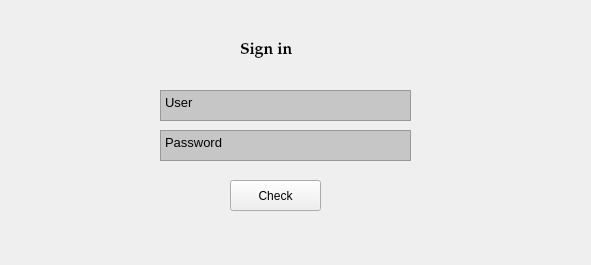
<?xml version="1.0" encoding="UTF-8"?>
<ui version="4.0">
 <class>MainWindow</class>
 <widget class="QMainWindow" name="MainWindow">
  <property name="geometry">
   <rect>
    <x>0</x>
    <y>0</y>
    <width>591</width>
    <height>265</height>
   </rect>
  </property>
  <property name="cursor">
   <cursorShape>ArrowCursor</cursorShape>
  </property>
  <property name="windowTitle">
   <string>Authorization</string>
  </property>
  <property name="autoFillBackground">
   <bool>false</bool>
  </property>
  <property name="styleSheet">
   <string notr="true"/>
  </property>
  <widget class="QWidget" name="centralwidget">
   <widget class="QTextEdit" name="user">
    <property name="enabled">
     <bool>true</bool>
    </property>
    <property name="geometry">
     <rect>
      <x>160</x>
      <y>90</y>
      <width>251</width>
      <height>31</height>
     </rect>
    </property>
    <property name="cursor" stdset="0">
     <cursorShape>IBeamCursor</cursorShape>
    </property>
    <property name="styleSheet">
     <string notr="true">background-color: rgb(198, 198, 198);</string>
    </property>
    <property name="html">
     <string>&lt;!DOCTYPE HTML PUBLIC &quot;-//W3C//DTD HTML 4.0//EN&quot; &quot;http://www.w3.org/TR/REC-html40/strict.dtd&quot;&gt;
&lt;html&gt;&lt;head&gt;&lt;meta name=&quot;qrichtext&quot; content=&quot;1&quot; /&gt;&lt;style type=&quot;text/css&quot;&gt;
p, li { white-space: pre-wrap; }
&lt;/style&gt;&lt;/head&gt;&lt;body style=&quot; font-family:'MS Shell Dlg 2'; font-size:7.8pt; font-weight:400; font-style:normal;&quot;&gt;
&lt;p style=&quot; margin-top:0px; margin-bottom:0px; margin-left:0px; margin-right:0px; -qt-block-indent:0; text-indent:0px;&quot;&gt;&lt;span style=&quot; font-size:10pt;&quot;&gt;User&lt;/span&gt;&lt;/p&gt;&lt;/body&gt;&lt;/html&gt;</string>
    </property>
   </widget>
   <widget class="QTextEdit" name="password">
    <property name="geometry">
     <rect>
      <x>160</x>
      <y>130</y>
      <width>251</width>
      <height>31</height>
     </rect>
    </property>
    <property name="cursor" stdset="0">
     <cursorShape>IBeamCursor</cursorShape>
    </property>
    <property name="styleSheet">
     <string notr="true">background-color: rgb(198, 198, 198);</string>
    </property>
    <property name="html">
     <string>&lt;!DOCTYPE HTML PUBLIC &quot;-//W3C//DTD HTML 4.0//EN&quot; &quot;http://www.w3.org/TR/REC-html40/strict.dtd&quot;&gt;
&lt;html&gt;&lt;head&gt;&lt;meta name=&quot;qrichtext&quot; content=&quot;1&quot; /&gt;&lt;style type=&quot;text/css&quot;&gt;
p, li { white-space: pre-wrap; }
&lt;/style&gt;&lt;/head&gt;&lt;body style=&quot; font-family:'MS Shell Dlg 2'; font-size:7.8pt; font-weight:400; font-style:normal;&quot;&gt;
&lt;p style=&quot; margin-top:0px; margin-bottom:0px; margin-left:0px; margin-right:0px; -qt-block-indent:0; text-indent:0px;&quot;&gt;&lt;span style=&quot; font-size:10pt;&quot;&gt;Password&lt;/span&gt;&lt;/p&gt;&lt;/body&gt;&lt;/html&gt;</string>
    </property>
   </widget>
   <widget class="QLabel" name="sign_in">
    <property name="enabled">
     <bool>true</bool>
    </property>
    <property name="geometry">
     <rect>
      <x>240</x>
      <y>30</y>
      <width>181</width>
      <height>41</height>
     </rect>
    </property>
    <property name="font">
     <font>
      <family>Palatino Linotype</family>
      <pointsize>12</pointsize>
      <weight>75</weight>
      <bold>true</bold>
     </font>
    </property>
    <property name="text">
     <string>Sign in</string>
    </property>
   </widget>
   <widget class="QPushButton" name="button_check">
    <property name="geometry">
     <rect>
      <x>230</x>
      <y>180</y>
      <width>91</width>
      <height>31</height>
     </rect>
    </property>
    <property name="text">
     <string>Check</string>
    </property>
   </widget>
  </widget>
  <widget class="QMenuBar" name="menubar">
   <property name="geometry">
    <rect>
     <x>0</x>
     <y>0</y>
     <width>591</width>
     <height>26</height>
    </rect>
   </property>
  </widget>
 </widget>
 <resources/>
 <connections/>
</ui>
